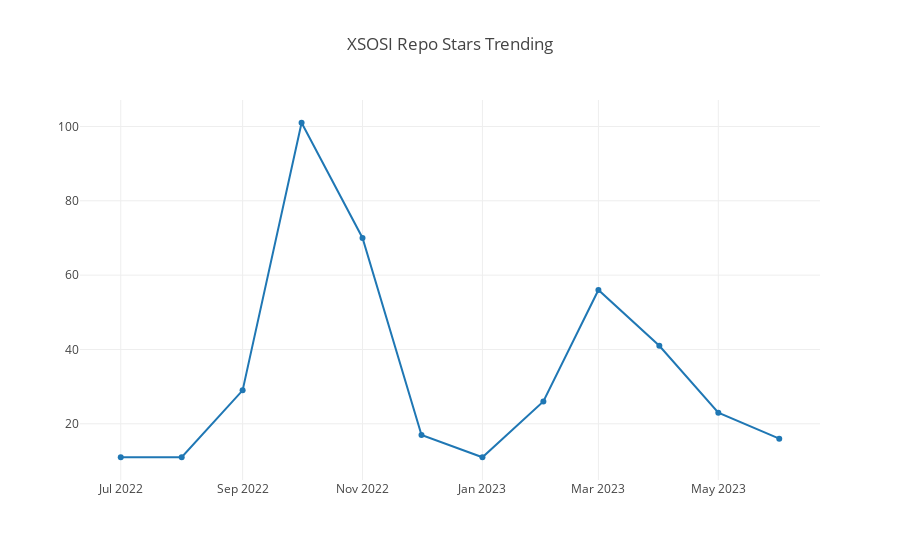

Notebook source saved alongside this figure:
### Code cell
openDigger.render.plotly([{ x: monthes, y: starsTrend, type: 'scatter' }], { title: 'XSOSI Repo Stars Trending' });

### Figure 1 — Plotly figure (JSON) as saved in the notebook; plotly's stock layout.template omitted (floating-point values rounded to 4 significant figures)
{"data": [{"type": "scatter", "x": ["2022-7", "2022-8", "2022-9", "2022-10", "2022-11", "2022-12", "2023-1", "2023-2", "2023-3", "2023-4", "2023-5", "2023-6"], "y": [11, 11, 29, 101, 70, 17, 11, 26, 56, 41, 23, 16]}], "layout": {"autosize": true, "title": {"text": "XSOSI Repo Stars Trending"}, "xaxis": {"autorange": true, "range": ["2022-06-10 22:55:17.1032", "2023-06-21 01:04:42.8968"], "type": "date"}, "yaxis": {"autorange": true, "range": [3.573, 108.4], "type": "linear"}}}
